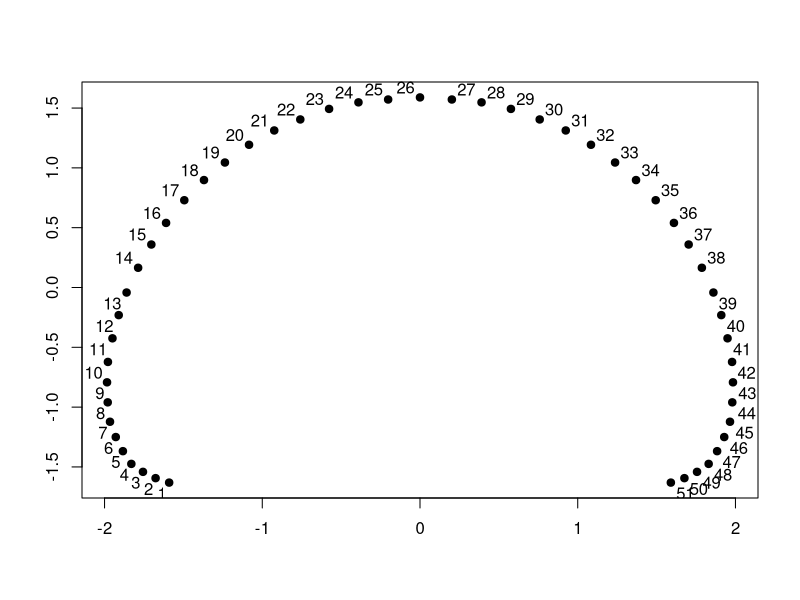

Reproduce this figure in R.
library(calibrate) ## for textxy
fsimdist<-function(i,j){
    absij<-abs(i-j)
    res<-NA
    if (absij==0){res<-9}
    if ((absij>=1)&&(absij<=3)){res<-8}
    if ((absij>=4)&&(absij<=6)){res<-7}
    if ((absij>=7)&&(absij<=9)){res<-6}
    if ((absij>=10)&&(absij<=12)){res<-5}
    if ((absij>=13)&&(absij<=15)){res<-4}
    if ((absij>=16)&&(absij<=18)){res<-3}
    if ((absij>=19)&&(absij<=21)){res<-2}
    if ((absij>=22)&&(absij<=24)){res<-1}
    if (absij >=25){res<-0}
    res
}

vOdata<-1:51

mD<-matrix(0,ncol=length(vOdata),nrow=length(vOdata))
for(i in vOdata){
    for (j in vOdata){
	mD[i,j]<-sqrt(fsimdist(i,i)+fsimdist(j,j)-2*fsimdist(i,j))
    }
}

fit2<-cmdscale(mD,k=2,eig=TRUE)
cumsum(fit2$eig^2)/(sum(fit2$eig^2))

## we get a horshoe effect
## http://www1.maths.leeds.ac.uk/~john/3772/5772-notes.pdf p25 bottom
## Sometimes a 2D solution can be a 1D solution in disguise. This is called the horseshoe
## effect. In our example, note that is is fairly easy for two objects to have a similarity of
## zero and hence a maximum distance of sqrt(2p). So in a large sample of objects, we can get
## a lot of “maximum distance” pairs, all tying. This means that once you hit a "threshold"
## can't get any more distant. This can result in our not being able to distinguish between
## "moderate" and "large" distances.
## The classic example of the horseshoe effect is due to Kendall (1971). This exampe is considered in this exercise
##
## Here, there is a very clear seriation. Any object can be well-ordered with respect to the
## objects "near" to it in the ordering. However, objects "further away" do not appear to
## be as far as they actually are, causing the plot to wrap round.

plot(fit2$points,pch=19,xlab="",ylab="")
textxy(fit2$points[,1],fit2$points[,2],1:51,cex=1)
